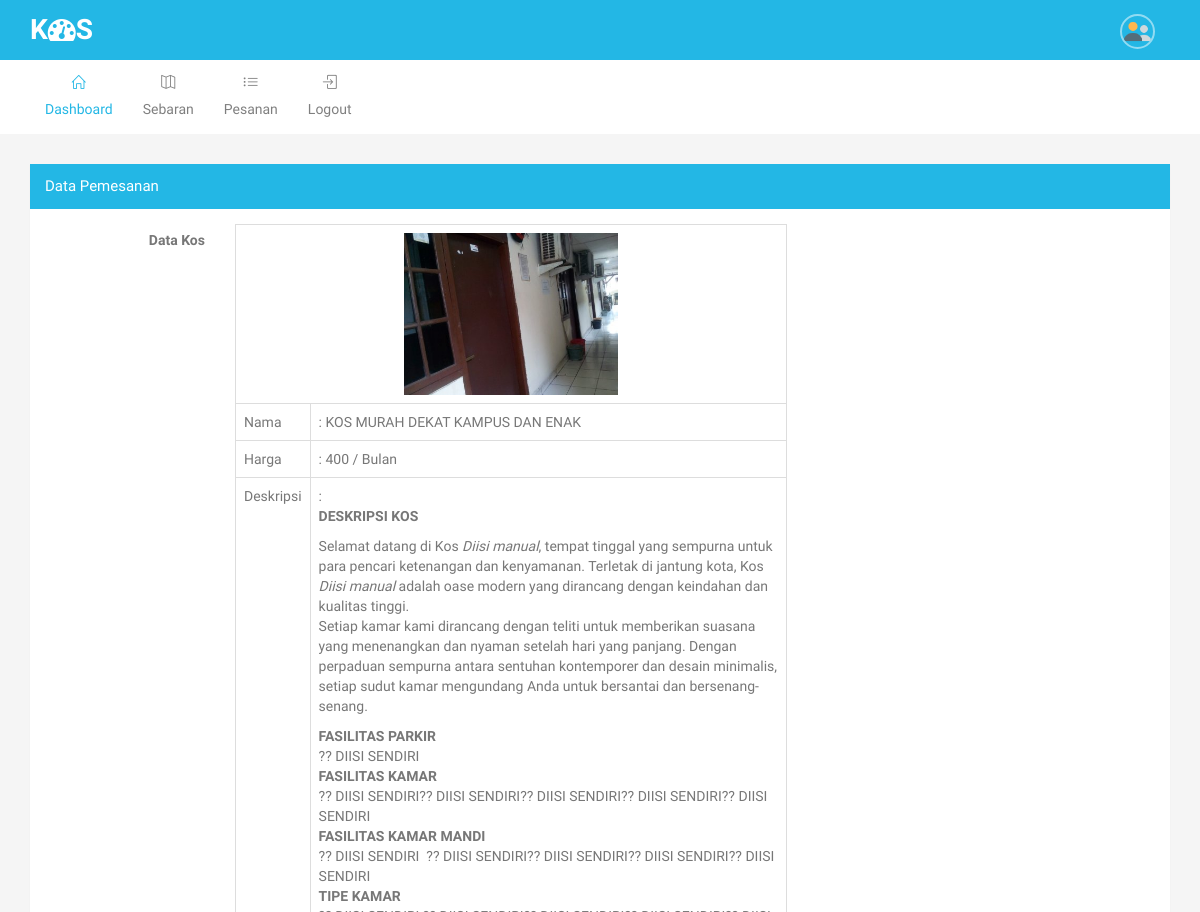
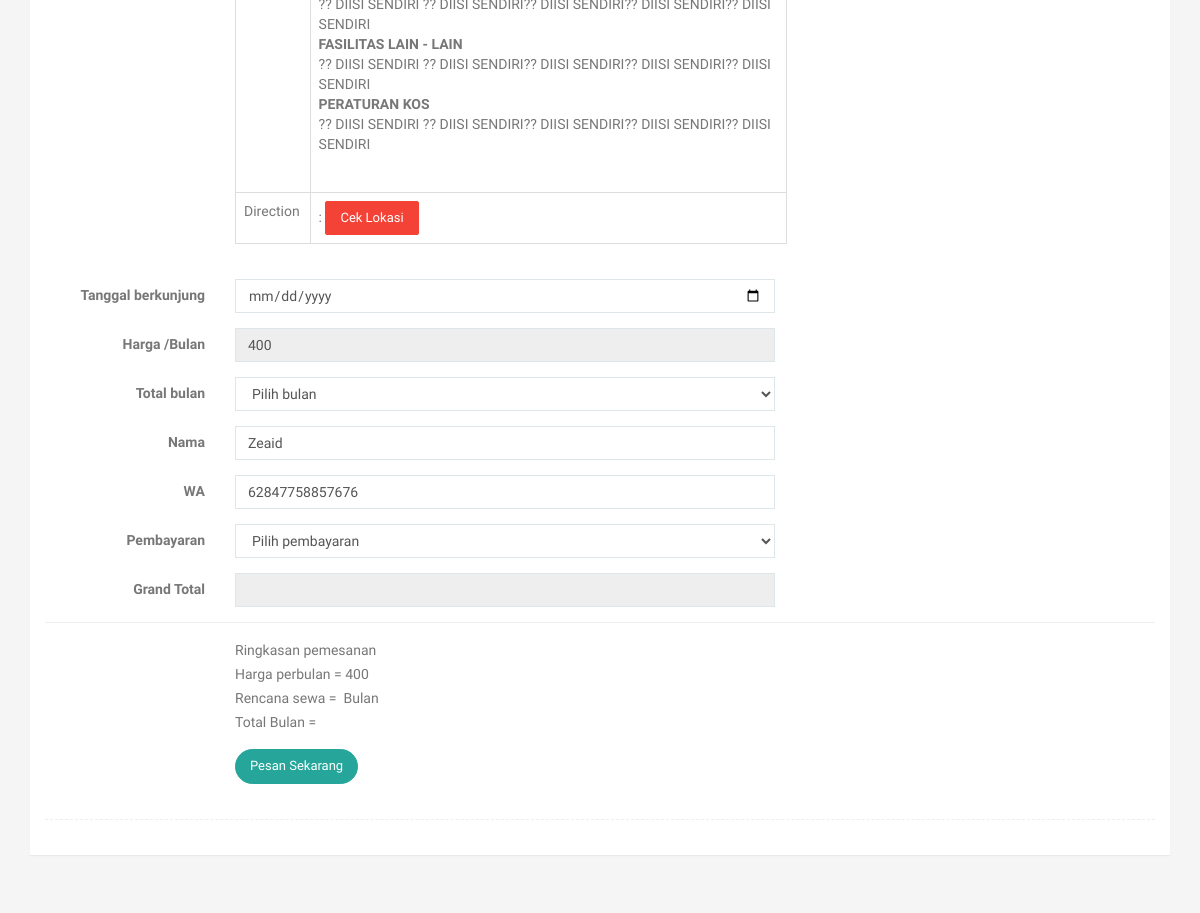
/pemesanan/2 (signed in), run on an earlier commit of the app's database (2 pictures, top to bottom).
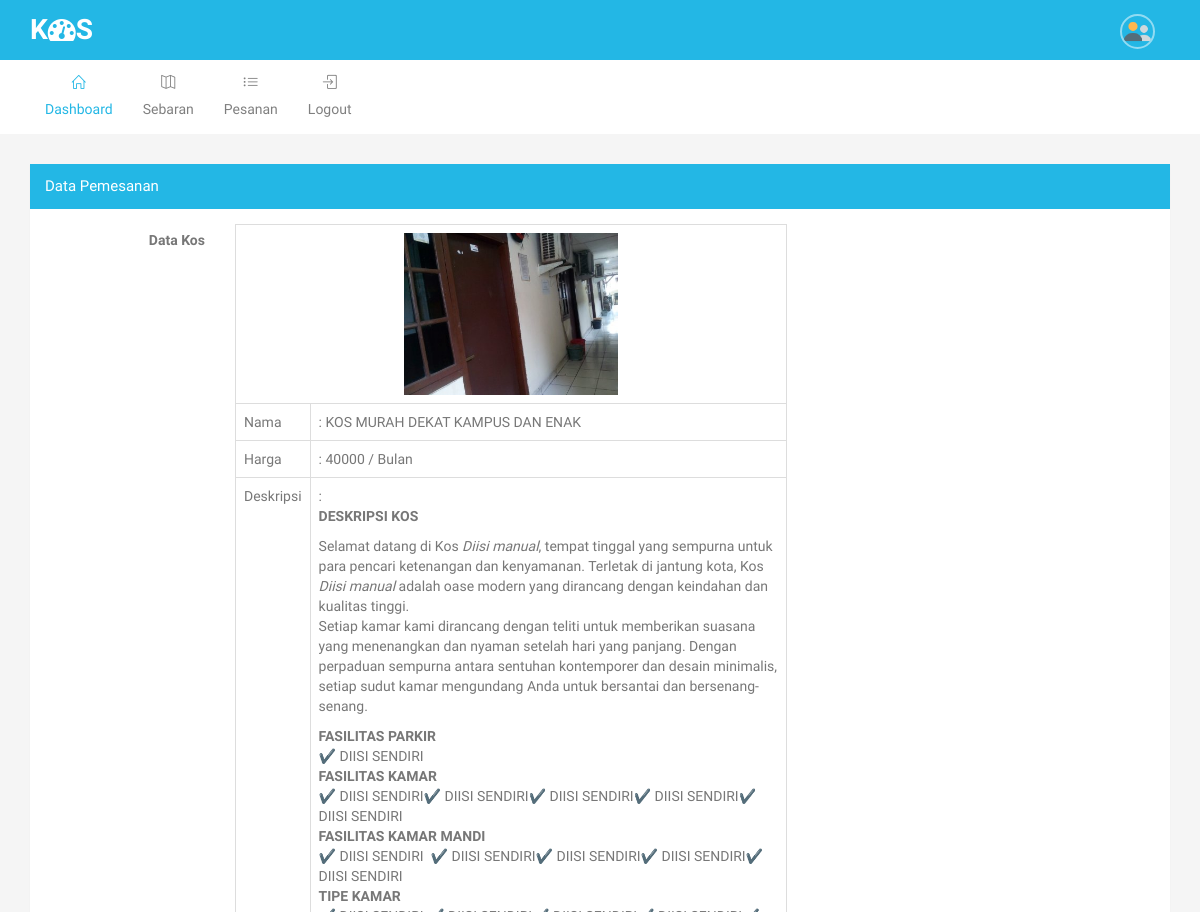
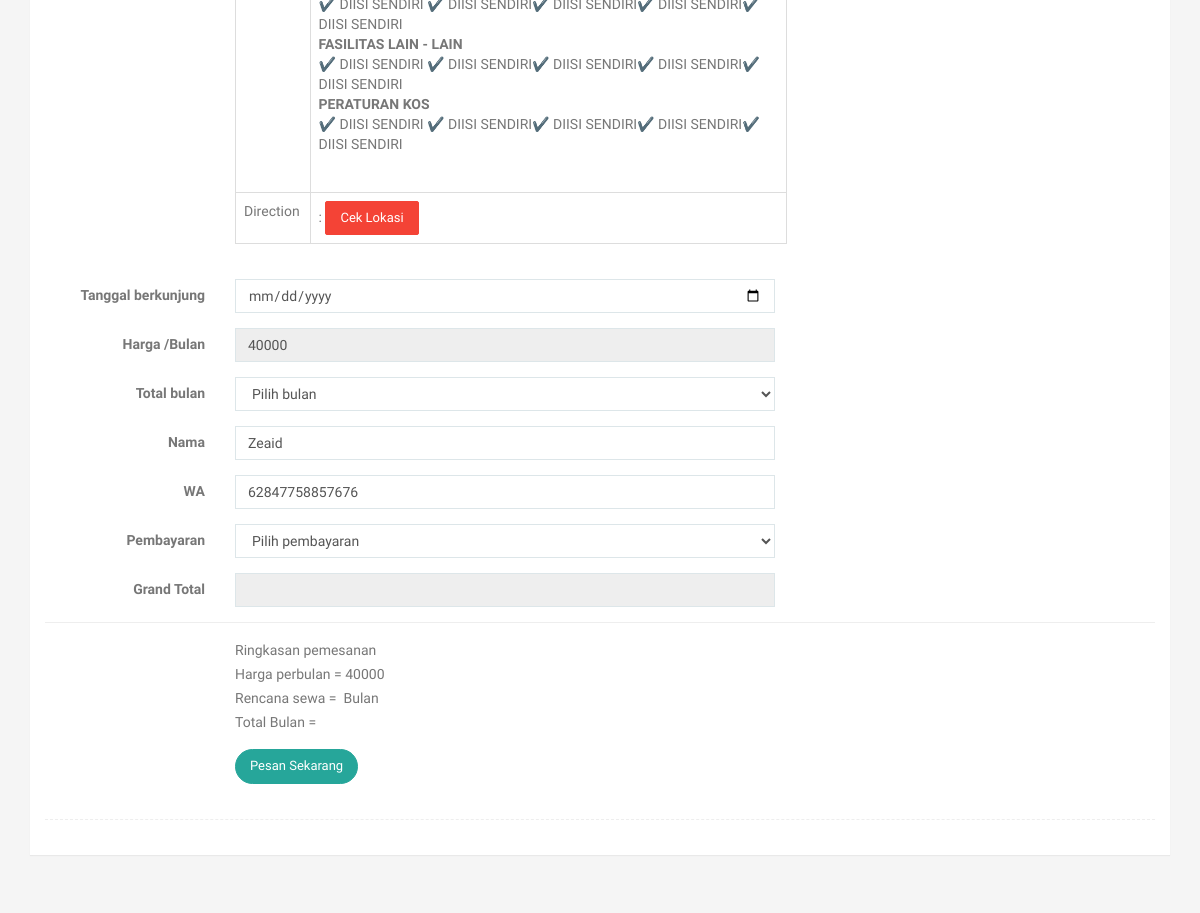
And on a later commit of the database (2 pictures, top to bottom).
### tables this page shows
CREATE TABLE `m_kos` (
  `id` int(11) NOT NULL,
  `kode` varchar(24) NOT NULL,
  `nama` text NOT NULL,
  `id_mitra` int(11) NOT NULL,
  `harga` int(11) NOT NULL,
  `deskripsi` text NOT NULL,
  `alamat` text NOT NULL,
  `lat` text NOT NULL,
  `lng` text NOT NULL,
  `gambar` text NOT NULL,
  `gambar2` text NOT NULL,
  `gambar3` text NOT NULL
);

### config/koneksi.php (called while the page is built, shortened)
<?php
$base_url = "http://localhost/pencarian_kos/";
?>

### pages/pemesanan.php (the view, shortened to what the changed rows need)
 <?php
 $id = $_REQUEST['id'];
 ?>
 <div class="row">
    <div class="col-sm-12">
        <div class="panel panel-primary">
            <div class="panel-heading">
                Data pemesanan
            </div>
            <div class="panel-body">
                <form method="POST" action="<?php echo $base_url ?>act_pemesanan" class="form-horizontal" enctype="multipart/form-data">
                    <fieldset>
                       <div class="form-group">
                        <label class="col-sm-2 control-label">Data Kos</label>
                        <div class="col-sm-10">
                            <?php
                            $res = mysqli_query($conn,"SELECT * FROM m_kos WHERE id='".$id."'");
                            $dt = mysqli_fetch_array($res);
                            ?>
                            <table style="width: 60%" class="table table-bordered">
                                <tr>
                                    <td colspan="2" style="text-align: center;">
                                        <img src="<?php echo $base_url; ?>upload/<?php echo $dt['gambar']; ?>" style="width:40%; height: 30%">
                                    </td>
                                </tr>
                                <tr>
                                    <td>Nama</td>
                                    <td>: <?php echo $dt['nama']; ?></td>
                                </tr>
                                <tr>
                                    <td>Harga</td>
                                    <td>: <?php echo $dt['harga']; ?> / Bulan</td>
                                </tr>
                                <tr>
                                    <td>Deskripsi</td>
                                    <td>: <?php echo $dt['deskripsi']; ?></td>
                                </tr>
                                <tr>
                                    <td>Direction</td>
                                    <td>: <a href="https://www.google.com/maps/dir/?api=1&origin=Current+Location&destination=<?php echo $dt['lat']; ?>,<?php echo $dt['lng']; ?>" target="_blank" class="btn btn-danger">Cek Lokasi</a></td>
                                </tr>
                            </table>
                        </div>
                    </div>
                    <div class="form-group">
                        <label class="col-sm-2 control-label">Tanggal berkunjung</label>
                        <div class="col-sm-6">
                            <input type="date" class="form-control" name="tgl_berkunjung" required="">
                        </div>
                    </div>
                    <div class="form-group">
                        <label class="col-sm-2 control-label">Harga /Bulan</label>
                        <div class="col-sm-6">
                            <input type="integer" readonly="" class="form-control" id="harga_bulan" name="harga_bulan" value="<?php echo $dt['harga']; ?>" required="">
                        </div>
                    </div>
                    <div class="form-group">
                        <label class="col-sm-2 control-label">Total bulan</label>
                        <div class="col-sm-6">
                            <select class="form-control" name="total" id="total_bulan" onchange="total_hitung();" required="">
                                <option value="">Pilih bulan</option>
                            </select>
                        </div>
                    </div>
                    <div class="form-group">
                        <label class="col-sm-2 control-label">Nama</label>
                        <div class="col-sm-6">
                            <input type="text" class="form-control" name="nama" value="<?php echo $_SESSION['nama']; ?>" required="">
                        </div>
                    </div>
                    <div class="form-group">
                        <label class="col-sm-2 control-label">WA</label>
                        <div class="col-sm-6">
                            <input type="text" class="form-control" name="hp" value="<?php echo $_SESSION['user_detail']['hp']; ?>" required="">
                        </div>
                    </div>
                     <div class="form-group">
                        <label class="col-sm-2 control-label">Pembayaran</label>
                        <div class="col-sm-6">
                            <select class="form-control">
                                <option value="">Pilih pembayaran</option>
                            </select>
                        </div>
                    </div>
                     <div class="form-group">
                        <label class="col-sm-2 control-label">Grand Total</label>
                        <div class="col-sm-6">
                            <input type="text" readonly="" class="form-control" name="grand_total" id="grand_total2" required="">
                        </div>
                    </div>
                    <hr>
                    <div class="form-group">
                        <label class="col-sm-2 control-label"></label>
                        <div class="col-sm-6">
                          Ringkasan pemesanan <br>
                          Harga perbulan = <?php echo $dt['harga']; ?> <br>
                          Rencana sewa = <label id="rencana_bulan"></label> Bulan <br>
                          Total Bulan = <label id="grand_total"></label>
                      </div>
                  </div>
                  <div class="form-group">
                    <label class="col-sm-2 control-label"></label>
                    <div class="col-sm-6">
                        <button class="btn btn-teal btn-rounded" type="submit" name="simpan">Pesan Sekarang</button>
                    </div>
                </div>
            </fieldset>
        </form>
    </div>
</div>
</div>
</div>

What changed in the data, as far as the page shows it:
changed m_kos "KOS MURAH DEKAT KAMPUS DAN ENAK": harga "400" → "40000"; deskripsi "…dan bersenang-senang. FASILITAS PARKIR ?? DIISI SENDIRI FASILITAS KAMAR ?? DIISI SENDIRI?? DIISI SENDIRI?? DIISI SENDIRI?? DIISI SENDIRI?? DIISI SENDIRI FASILITAS KAMAR MANDI ?? DIISI SENDIRI ?? DIISI SENDIRI?? DIISI SENDIRI?? DIISI SENDIRI?? DIISI SENDIRI TIPE KAMAR ?? DIISI SENDIRI ?? DIISI SENDIRI?? DIISI SENDIRI?? DIISI SENDIRI?? DIISI SENDIRI FASILITAS LAIN - LAIN ?? DIISI SENDIRI ?? DIISI SENDIRI?? DIISI SENDIRI?? DIISI SENDIRI?? DIISI SENDIRI PERATURAN KOS ?? DIISI SENDIRI ?? DIISI SENDIRI?? DIISI SENDIRI?? DIISI SENDIRI?? DIISI SENDIRI" → "…dan bersenang-senang. FASILITAS PARKIR ✔️ DIISI SENDIRI FASILITAS KAMAR ✔️ DIISI SENDIRI✔️ DIISI SENDIRI✔️ DIISI SENDIRI✔️ DIISI SENDIRI✔️ DIISI SENDIRI FASILITAS KAMAR MANDI ✔️ DIISI SENDIRI ✔️ DIISI SENDIRI✔️ DIISI SENDIRI✔️ DIISI SENDIRI✔️ DIISI SENDIRI TIPE KAMAR ✔️ DIISI SENDIRI ✔️ DIISI SENDIRI✔️ DIISI SENDIRI✔️ DIISI SENDIRI✔️ DIISI SENDIRI FASILITAS LAIN - LAIN ✔️ DIISI SENDIRI ✔️ DIISI SENDIRI✔️ DIISI SENDIRI✔️ DIISI SENDIRI✔️ DIISI SENDIRI PERATURAN KOS ✔️ DIISI SENDIRI ✔️ DIISI SENDIRI✔️ DIISI SENDIRI✔️ DIISI SENDIRI✔️ DIISI SENDIRI"; harga_bulan "400" → "40000"
